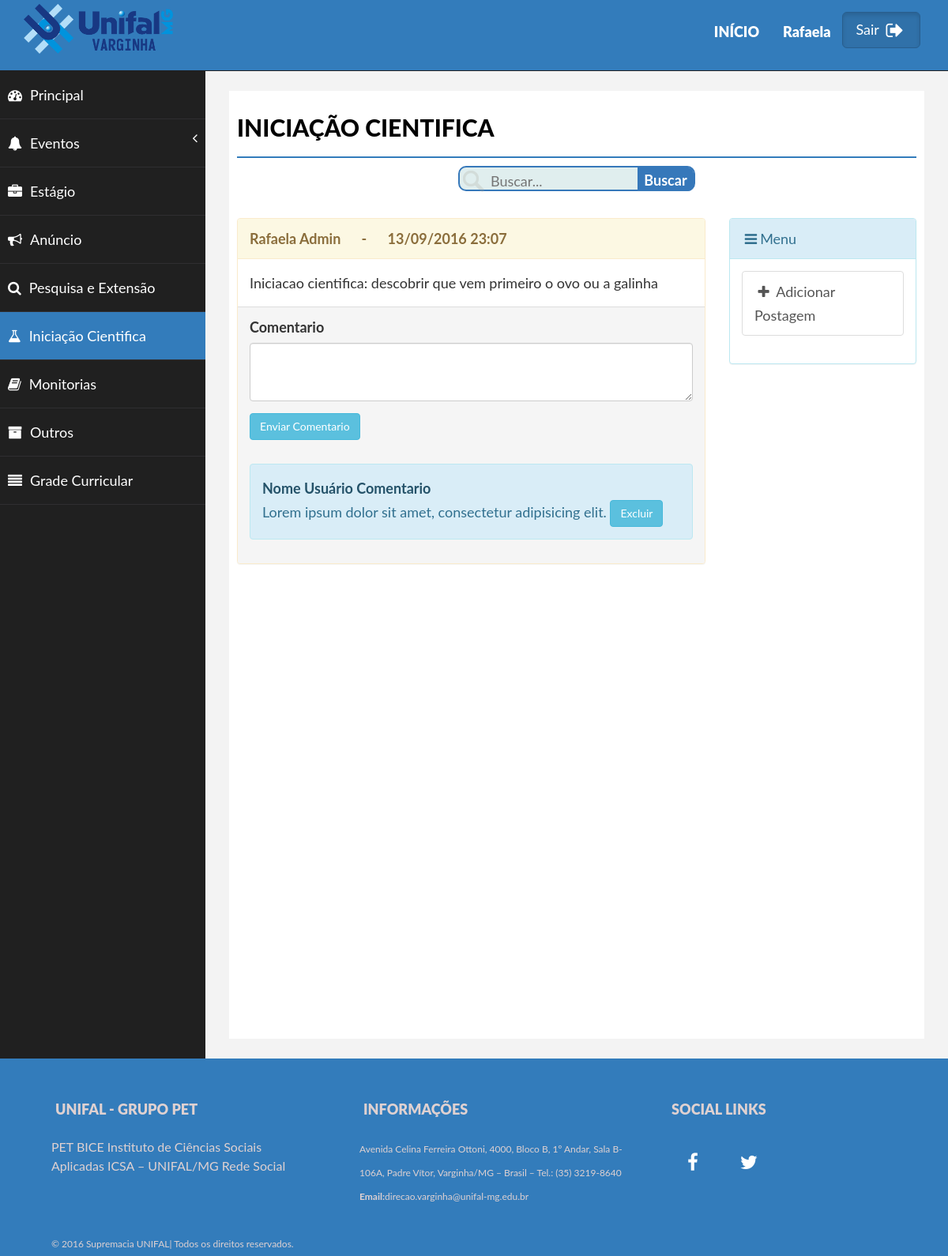
The page /site/aluno/inicCient.php (signed in) on the database its author committed.
### tables this page shows
CREATE TABLE IF NOT EXISTS `Post` (
  `idPost` int(255) NOT NULL AUTO_INCREMENT,
  `idUsuario` int(255) DEFAULT NULL,
  `dataPost` varchar(50) DEFAULT NULL,
  `conteudoPost` longtext,
  `Tag` varchar(50) DEFAULT NULL,
  `Categoria_idCategoria` int(255) DEFAULT NULL,
  PRIMARY KEY (`idPost`),
  KEY `fk_Post_1_idx` (`idUsuario`),
  KEY `fk_Post_Categoria1_idx` (`Categoria_idCategoria`)
);

CREATE TABLE IF NOT EXISTS `Usuario` (
  `idUsuario` int(255) NOT NULL AUTO_INCREMENT,
  `nome` varchar(1000) DEFAULT NULL,
  `sobrenome` varchar(1000) DEFAULT NULL,
  `senha` longtext,
  `email` varchar(1000) DEFAULT NULL,
  `identificacao` int(50) DEFAULT NULL,
  `TipoUsuario_idTipoUsuario` int(255) DEFAULT NULL,
  PRIMARY KEY (`idUsuario`),
  KEY `fk_Usuario_TipoUsuario1_idx` (`TipoUsuario_idTipoUsuario`)
);

### site/aluno/inicCient.php (the view, shortened to what this page needs)
<?php
$PDO = db_connect();
$sql = "SELECT Post.idPost, Post.idUsuario, Post.dataPost, Post.conteudoPost, Post.Tag, Post.Categoria_idCategoria, Usuario.nome, Usuario.sobrenome
FROM Post
LEFT JOIN Usuario ON Usuario.idUsuario = Post.idUsuario
WHERE Categoria_idCategoria =7
ORDER BY idPost DESC ";
$stmt = $PDO->prepare($sql);
$stmt->execute();
?>
<html>
    <head>
        <link href="../forum-calendario/assets/css/bootstrap.css" rel="stylesheet">
        <link href="../forum-calendario/assets/css/font-awesome.css" rel="stylesheet">
        <link href="../forum-calendario/assets/css/basic.css" rel="stylesheet">
        <link href="../forum-calendario/assets/css/custom.css" rel="stylesheet">
        <link href="../assets/css/bootstrap.css" rel="stylesheet">
        <link href="../assets/css/font-awesome.css" rel="stylesheet">
        <link href="../assets/css/style.css" rel="stylesheet">
        <link href="../assets/css/css.css" rel="stylesheet">
        <link href="css/estilo.css" rel="stylesheet">
    </head>
    <body>
        <div class="navbar navbar-inverse navbar-fixed-top ">
            <div class="container">
                <div class="navbar-header">
                    <a class="navbar-brand" href="#"><img src="../assets/img/logo.png"></a>
                </div>
                <div class="navbar-collapse collapse move-me">
                    <ul class="nav navbar-nav navbar-right set-links">
                        <li>
                            <a href="inicio.php">INÍCIO</a>
                        </li>
                        <li>
                            <a href="#">
                                <?php echo $_SESSION["emailNome"] ?>
                            </a>
                        </li>
                        <li>
                            <form action="../logout.php" role="form" method="post" name="formLogin">
                                <button type="submit" class="active btn btn-block btn-primary btn-lg">Sair
                                    <i class="fa fa-fw fa-lg fa-sign-out"></i>
                                </button>
                            </form>
                        </li>
                    </ul>
                </div>
            </div>
        </div>
        <br>
        <div class="conteudo">
            <div id="wrapper">
                <br>
                <br>
                <div class="conteudo">
                    <nav class="navbar-default navbar-side" role="navigation">
                        <div class="sidebar-collapse">
                            <ul class="nav" id="main-menu">
                                <li>
                                    <a href="aluno.php"><i class="fa fa-dashboard "></i>Principal<br></a>
                                </li>
                                <li>
                                    <a href="#"><i class="fa fa-bell"></i>Eventos<span class="fa arrow"></span></a>
                                </li>
                                <li>
                                    <a href="estagio.php"><i class="fa fa-briefcase "></i>Estágio </a>
                                </li>
                                <li>
                                    <a href="anuncio.php"><i class="fa fa-bullhorn"></i>Anúncio </a>
                                </li>
                                <li>
                                    <a href="pesqext.php"><i class="fa fa-search"></i>Pesquisa e Extensão </a>
                                </li>
                                <li>
                                    <a class="active-menu" href="inicCient.php"><i class="fa fa-flask"></i>Iniciação Cientifica</a>
                                </li>
                                <li>
                                    <a href="monitorias.php"><i class="fa fa-book"></i>Monitorias</a>
                                </li>
                                <li>
                                    <a href="outros.php"><i class="fa fa-archive"></i>Outros</a>
                                </li>
                                <li>
                                    <a href="disciplinas.php"><i class="fa fa-align-justify"></i>Grade Curricular</a>
                                </li>
                            </ul>
                        </div>
                    </nav>
                    <div id="page-wrapper">
                        <div id="page-inner">
                            <div class="row">
                                <div class="col-md-12">
                                    <h1 class="page-head-line">Iniciação Cientifica</h1>
                                    <center>
                                        <div id="divBusca">
                                            <img src="img/search3.png" alt="Buscar..." />
                                            <input type="text" id="txtBusca" placeholder="Buscar..." />
                                            <button id="btnBusca">Buscar</button>
                                        </div>
                                    </center>
                                </div>
                            </div>
                            <br>
                            <div class="row">
                                <div class="col-md-4 col-sm-4" id="largura">
                                    <?php while ($post = $stmt->fetch(PDO::FETCH_ASSOC)): ?>
                                        <div class="panel panel-warning">
                                            <div class="panel-heading">
                                                <div class="alert-link"><b>
                                                    <?php echo $post['nome'] . ' ' . $post['sobrenome'] ?> &nbsp&nbsp&nbsp&nbsp - &nbsp&nbsp&nbsp&nbsp <?php echo $post ['dataPost']; ?>
                                                    &nbsp&nbsp&nbsp&nbsp&nbsp&nbsp&nbsp&nbsp&nbsp&nbsp </b>
                                                </div>
                                            </div>
                                            <div class="panel-body">
                                                <?php echo $post ['conteudoPost']; ?>
                                            </div>
                                            <div class="panel-footer">
                                                <div class="form-group">
                                                    <label>Comentario</label>
                                                    <textarea class="form-control" rows="3"></textarea>
                                                </div>
                                                <button type="submit" class="btn btn-info">Enviar Comentario </button>
                                                <br>
                                                <br>
                                                <div class="alert alert-info">
                                                    <div class="alert-link">
                                                        Nome Usuário Comentario
                                                    </div>
                                                    Lorem ipsum dolor sit amet, consectetur adipisicing elit.
                                                    <a href="#" class="btn btn-info">Excluir</a>
                                                </div>
                                            </div>
                                        </div>
                                    <?php endwhile; ?>
                                </div>
                                <div class="col-md-6" id="boxlateral">
                                    <div class="panel panel-info">
                                        <div class="panel-heading">
                                            <i class="fa fa-bars fa-fw"></i>Menu
                                        </div>
                                        <div class="panel-body">
                                            <div class="list-group">
                                                <a href="#" class="list-group-item">
                                                    <div class="add-post">
                                                        <i class="fa fa-plus fa-fw"></i> Adicionar Postagem
                                                    </div>
                                                </a>
                                            </div>
                                        </div>
                                    </div>
                                </div>
                            </div>
                        </div>
                    </div>
                    <section id="footer-sec">
                        <div class="container">
                            <div class="row">
                                <div class="col-md-4">
                                    <h4>UNIFAL - GRUPO PET</h4>
                                    <p style="padding-right:50px;"> PET BICE Instituto de Ciências Sociais Aplicadas ICSA – UNIFAL/MG Rede Social</p>
                                </div>
                                <div class="col-md-4">
                                    <h4>Informações</h4>Avenida Celina Ferreira Ottoni, 4000, Bloco B, 1º Andar, Sala B-106A,&nbsp;Padre Vítor,&nbsp;Varginha/MG – Brasil – Tel.: (35) 3219-8640
                                    <strong>Email:</strong>direcao.varginha@unifal-mg.edu.br
                                </div>
                                <div class="col-md-4">
                                    <h4>SOCIAL LINKS</h4>
                                    <div class="social-links">
                                        <a href="#"> <i class="fa fa-facebook fa-2x"></i></a>
                                        <a href="#"> <i class="fa fa-twitter fa-2x"></i></a>
                                    </div>
                                </div>
                            </div>
                            <br>© 2016 Supremacia UNIFAL| Todos os direitos reservados.</div>
                    </section>
                    </body>
                    </html>

### site/forum-calendario/assets/css/basic.css (style rules this page uses)
body { font-family: 'Open Sans', sans-serif; line-height:25px; }
#wrapper { width: 100%; background: #202020; }
#page-wrapper { padding: 15px 15px; min-height: 600px; background: #F3F3F3; }
#page-inner { width: 100%; margin: 10px 20px 10px 0px; background-color: #fff!important; padding: 10px; min-height: 1200px; }
.page-head-line { font-size: 30px; text-transform: uppercase; color: #000; font-weight: 800; padding-bottom: 20px; border-bottom: 2px solid rgb(51,124,187); margin-bottom: 10px; }
.active-menu { background-color: rgb(51,124,187)!important; }
.arrow { float: right; }
.fa.arrow:before { content: "\f104"; }
.sidebar-collapse, .sidebar-collapse .nav { background: none; }
.sidebar-collapse .nav { padding: 0; }
.sidebar-collapse .nav > li > a { color: #fff; background: #202020; text-shadow: none; padding: 15px 40px; border-bottom: 1px solid #2F2E31; }
.sidebar-collapse > .nav > li > a { padding: 15px 10px; }
.navbar-side { border: none; background-color: #202020; }
.navbar-default { border: 0px solid black; }
.navbar-header { background: #000000; }
.nav > li > a > i { margin-right: 10px; }
#footer-sec { background-color:#000; padding:20px 50px; color:#fff; font-size:12px; }
#footer-sec a { color:#fff; }
@media (min-width:768px) { #page-wrapper { margin: 0 0 0 260px; padding: 15px 30px; min-height: 1200px; } }
@media (min-width:768px) { .navbar-side { z-index: 1; position: absolute; width: 260px; } }
@media (min-width:768px) { .navbar { border-radius: 0px; } }

### site/assets/css/style.css (style rules this page uses)
section { padding-bottom:80px; padding-top:75px; }
h4 { padding:15px 5px; font-weight:900; text-transform:uppercase; }
.navbar-inverse .navbar-brand,.navbar-inverse .navbar-brand:hover { color: #FFF; font-size: 35px; letter-spacing: 5px; font-weight: 900; background-color:rgb(51,124,187); padding-bottom: 60px; }
.navbar-inverse .navbar-collapse, .navbar-inverse .navbar-form { border-color: rgb(000, 152, 241); }
.navbar-inverse { border-color: rgb(000, 152, 241); }
.navbar-fixed-top { top: 0; border-width: 0 0 0px; }
.set-links { padding: 15px 20px 10px 20px; }
.navbar-inverse .navbar-nav > li > a { color:#fff; font-weight:900; }
#footer-sec { background-color:rgb(51,124,187); max-height: 250px; padding-bottom:30px; padding-top:30px; color: #DFD1D1; }
.social-links a,.social-links a:hover { color:#fff; text-decoration:none; }
.social-links a i { background-color:rgb(51,124,187); padding:15px 20px; margin:5px; }

### site/assets/css/css.css (style rules this page uses)
.navbar-brand img { height: auto; width: auto; max-height: 65px; position: relative; bottom:10px; }
#divBusca { background-color:#E0EEEE; border:solid 2px #3678ba; border-radius:10px; width:300px; height:32px; color: white; }
#txtBusca { float:left; background-color:transparent; padding-left:5px; font-size:18px; border:none; height:34px; width:191px; }
#btnBusca { border:none; float:left; height:30px; border-radius:0 7px 7px 0; width:71px; font-weight:bold; background:#3678ba; }
#divBusca img { float:left; }
#largura { width: 70%; }
#boxlateral { float: right; width: 30%; }

### site/aluno/estilo.css (style rules this page uses)
body { margin:0; padding:0; font-family: "Lato", Arial, sans-serif; background: #f0f0f0; color: #333; min-width: 320px; font-size: 18px; }
img { border:none }
a { text-decoration:none; cursor:pointer; color:inherit }
* { box-sizing: border-box; moz-box-sizing: border-box; ms-box-sizing: border-box; }
p { font-size: 16px; line-height: 24px; }

### rows shown on the page
post: idUsuario.nome "Rafaela", idUsuario.sobrenome "Admin", dataPost "13/09/2016 23:07", conteudoPost "Iniciacao cientifica: descobrir que vem primeiro o ovo ou a galinha"

### other values the page prints
$_SESSION["emailNome"] "Rafaela"
